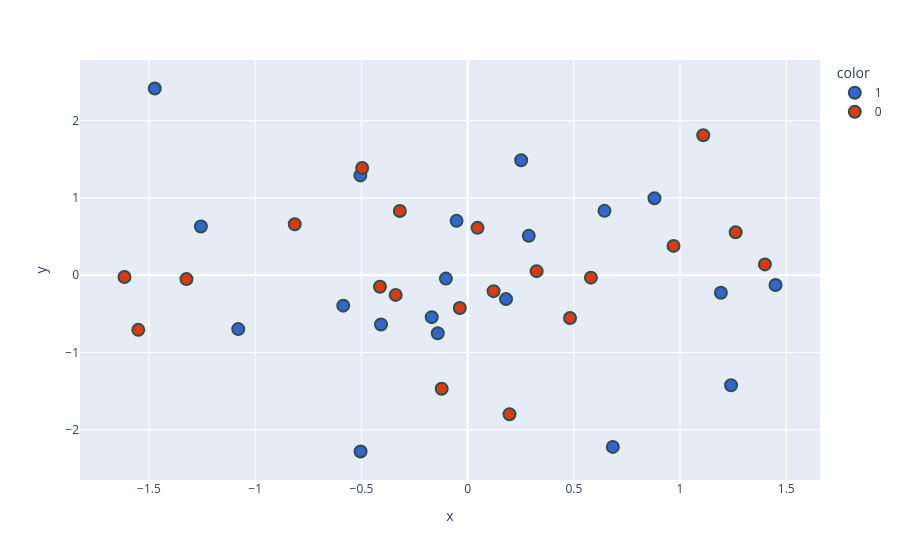

Write notebook code for a chart like this one.
### Code cell
new_df['target'] = new_df['target'].astype('str')
fig = px.scatter(x=new_df['PC1'],
                 y=new_df['PC2'],
                 color=new_df['target'],
                 color_discrete_sequence=px.colors.qualitative.G10
                )

fig.update_traces(marker=dict(size=12,
                              line=dict(width=2,
                                        color='DarkSlateGrey'))
)
fig

### Figure 1 — Plotly figure (JSON) as saved in the notebook; plotly's stock layout.template omitted (floating-point values rounded to 4 significant figures)
{"data": [{"hovertemplate": "color=1<br>x=%{x}<br>y=%{y}<extra></extra>", "legendgroup": "1", "marker": {"color": "#3366CC", "line": {"color": "DarkSlateGrey", "width": 2}, "size": 12, "symbol": "circle"}, "mode": "markers", "name": "1", "orientation": "v", "showlegend": true, "type": "scatter", "x": [-0.505, -0.5856, 1.192, 1.24, -1.256, -0.05203, -0.4078, -0.5039, 1.449, -1.473, -0.1023, 0.2879, 0.6837, 0.1808, 0.8796, -1.08, -0.1691, -0.1406, 0.6442, 0.2521], "xaxis": "x", "y": [1.292, -0.3929, -0.226, -1.422, 0.6304, 0.7042, -0.6378, -2.28, -0.126, 2.417, -0.04291, 0.5099, -2.221, -0.3082, 0.9957, -0.6963, -0.5419, -0.7495, 0.8335, 1.489], "yaxis": "y"}, {"hovertemplate": "color=0<br>x=%{x}<br>y=%{y}<extra></extra>", "legendgroup": "0", "marker": {"color": "#DC3912", "line": {"color": "DarkSlateGrey", "width": 2}, "size": 12, "symbol": "circle"}, "mode": "markers", "name": "0", "orientation": "v", "showlegend": true, "type": "scatter", "x": [0.5804, -1.615, 0.1221, 1.4, 1.262, 0.9694, -0.8137, -0.3387, -0.3192, -1.324, -0.4127, 1.109, 0.04659, -0.1222, 0.3249, 0.482, 0.1972, -0.03671, -0.4964, -1.55], "xaxis": "x", "y": [-0.03065, -0.02275, -0.2054, 0.1409, 0.5563, 0.3802, 0.6595, -0.2538, 0.8322, -0.04973, -0.1492, 1.811, 0.6136, -1.469, 0.05343, -0.5528, -1.799, -0.4237, 1.389, -0.7065], "yaxis": "y"}], "layout": {"legend": {"title": {"text": "color"}, "tracegroupgap": 0}, "margin": {"t": 60}, "xaxis": {"anchor": "y", "domain": [0, 1], "title": {"text": "x"}}, "yaxis": {"anchor": "x", "domain": [0, 1], "title": {"text": "y"}}}}
